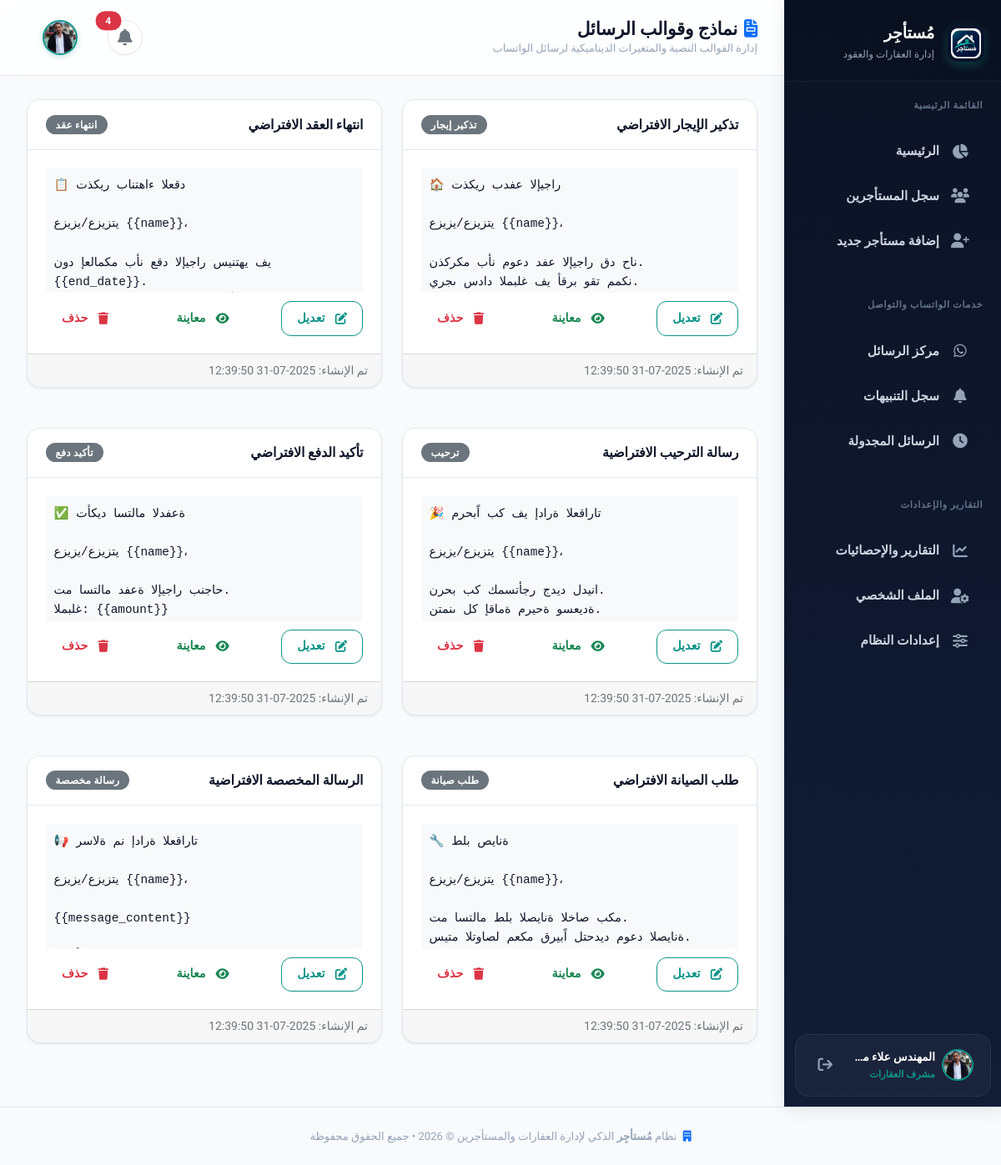
The page /message-templates (signed in) on the database its author committed.
### tables this page shows
CREATE TABLE admin_profile (
        id INTEGER PRIMARY KEY AUTOINCREMENT,
        username TEXT NOT NULL,
        password TEXT NOT NULL,
        full_name TEXT DEFAULT 'مدير النظام',
        email TEXT DEFAULT 'admin@mostager.com',
        avatar TEXT DEFAULT 'avatar.png',
        phone TEXT DEFAULT '',
        updated_at TIMESTAMP DEFAULT CURRENT_TIMESTAMP
    );

CREATE TABLE message_templates (
                id INTEGER PRIMARY KEY AUTOINCREMENT,
                template_name TEXT NOT NULL,
                template_type TEXT NOT NULL,
                template_content TEXT NOT NULL,
                is_active INTEGER DEFAULT 1,
                created_at TIMESTAMP DEFAULT CURRENT_TIMESTAMP,
                updated_at TIMESTAMP DEFAULT CURRENT_TIMESTAMP
            );

### app.py (the view)
        @self.app.route('/message-templates')
        def message_templates():
            if 'logged_in' not in session:
                return redirect(url_for('login'))
            templates = self.get_message_templates()
            from config import MESSAGE_TYPES
            return render_template('message_templates.html', templates=templates, message_types=MESSAGE_TYPES)

### app.py (called while the page is built, shortened)
    def get_admin_profile(self):
        try:
            conn = sqlite3.connect('database.db')
            cursor = conn.cursor()
            cursor.execute('SELECT id, username, password, full_name, email, avatar, phone FROM admin_profile LIMIT 1')
            row = cursor.fetchone()
            conn.close()
            if row:
                return {
                    'id': row[0],
                    'username': row[1],
                    'password': row[2],
                    'full_name': row[3] or 'مدير النظام',
                    'email': row[4] or 'admin@mostager.com',
                    'avatar': row[5] or 'avatar.png',
                    'phone': row[6] or ''
                }
        except Exception as e:
            print(f"Error fetching admin profile: {e}")

    def get_message_templates(self, template_type=None):
        conn = sqlite3.connect('database.db')
        cursor = conn.cursor()
        if template_type:
            cursor.execute('SELECT * FROM message_templates WHERE template_type = ? AND is_active = 1', (template_type,))
        else:
            cursor.execute('SELECT * FROM message_templates WHERE is_active = 1')
        templates = cursor.fetchall()
        conn.close()
        return templates

### templates/message_templates.html (shortened to what this page needs)
{% extends "base.html" %}
{% block content %}
<div class="container-fluid p-0">
    <div class="row g-0">
        {% include '_sidebar.html' %}
        <main class="col-lg-10 ms-sm-auto main-content">
            <div class="app-topbar">
                <div class="topbar-title-group">
                    <div class="d-flex align-items-center gap-2">
                        <h2>
                            <i class="fas fa-file-invoice text-primary"></i>
                            نماذج وقوالب الرسائل
                        </h2>
                    </div>
                    <p class="topbar-subtitle">إدارة القوالب النصية والمتغيرات الديناميكية لرسائل الواتساب</p>
                </div>
                <div class="topbar-actions d-flex align-items-center gap-2">
                    {% include '_header_actions.html' %}
                </div>
            </div>
            <div class="content-wrapper">
            <div class="row">
                {% for template in templates %}
                <div class="col-md-6 mb-4">
                    <div class="card">
                        <div class="card-header d-flex justify-content-between align-items-center">
                            <h6 class="mb-0">{{ template[1] }}</h6>
                            <span class="badge bg-secondary">{{ message_types.get(template[2], template[2]) }}</span>
                        </div>
                        <div class="card-body">
                            <div class="template-preview" style="max-height: 150px; overflow-y: auto; background: #f8f9fa; padding: 10px; border-radius: 5px; margin-bottom: 10px;">
                                <pre style="white-space: pre-wrap; font-size: 0.9em;">{{ template[3] }}</pre>
                            </div>
                            <div class="d-flex justify-content-between">
                                <button class="btn btn-sm btn-outline-primary" onclick="editTemplate({{ template[0] }}, '{{ template[1] }}', '{{ template[2] }}', `{{ template[3]|replace('`', '\\`') }}`)">
                                    <i class="fas fa-edit me-1"></i>
                                    تعديل
                                </button>
                                <button class="btn btn-sm btn-outline-success" onclick="previewTemplate(`{{ template[3]|replace('`', '\\`') }}`)">
                                    <i class="fas fa-eye me-1"></i>
                                    معاينة
                                </button>
                                <button class="btn btn-sm btn-outline-danger" onclick="deleteTemplate({{ template[0] }})">
                                    <i class="fas fa-trash me-1"></i>
                                    حذف
                                </button>
                            </div>
                        </div>
                        <div class="card-footer text-muted small">
                            تم الإنشاء: {{ template[5] }}
                        </div>
                    </div>
                </div>
                {% endfor %}
            </div>
            </div>
        </main>
    </div>
</div>
{% endblock %}

### templates/_sidebar.html (shortened to what this page needs)
<nav class="col-lg-2 sidebar flex-column" id="sidebarMenu">
    <div class="sidebar-brand d-flex justify-content-between align-items-center">
        <div class="d-flex align-items-center gap-3">
            <div class="sidebar-brand-icon p-1" style="overflow: hidden; border-radius: 12px; background: #09132b;">
                <img src="{{ url_for('static', filename='img/logo.png') }}" alt="Mostager Logo" style="width: 100%; height: 100%; object-fit: cover; border-radius: 8px;">
            </div>
            <div class="sidebar-brand-text">
                <h4>مُستأجِر</h4>
                <span>إدارة العقارات والعقود</span>
            </div>
        </div>
    </div>
    <div class="p-2">
        <div class="sidebar-section-title">القائمة الرئيسية</div>
        <ul class="nav flex-column">
            <li class="nav-item">
                <a class="nav-link {% if request.endpoint == 'dashboard' %}active{% endif %}"
                    href="{{ url_for('dashboard') }}">
                    <i class="fas fa-chart-pie"></i>
                    <span>الرئيسية</span>
                </a>
            </li>
            <li class="nav-item">
                <a class="nav-link {% if request.endpoint == 'view_tenants' or request.endpoint == 'view_tenant' %}active{% endif %}"
                    href="{{ url_for('view_tenants') }}">
                    <i class="fas fa-users"></i>
                    <span>سجل المستأجرين</span>
                </a>
            </li>
            <li class="nav-item">
                <a class="nav-link {% if request.endpoint == 'add_tenant' or request.endpoint == 'add_tenant_contract' %}active{% endif %}"
                    href="{{ url_for('add_tenant') }}">
                    <i class="fas fa-user-plus"></i>
                    <span>إضافة مستأجر جديد</span>
                </a>
            </li>
        </ul>
        <div class="sidebar-section-title mt-3">خدمات الواتساب والتواصل</div>
        <ul class="nav flex-column">
            <li class="nav-item">
                <a class="nav-link {% if request.endpoint == 'message_center' or request.endpoint == 'bulk_messages' %}active{% endif %}"
                    href="{{ url_for('message_center') }}">
                    <i class="fab fa-whatsapp"></i>
                    <span>مركز الرسائل</span>
                </a>
            </li>
            <li class="nav-item">
                <a class="nav-link {% if request.endpoint == 'notifications' %}active{% endif %}"
                    href="{{ url_for('notifications') }}">
                    <i class="fas fa-bell"></i>
                    <span>سجل التنبيهات</span>
                </a>
            </li>
            <li class="nav-item">
                <a class="nav-link {% if request.endpoint == 'scheduled_messages' %}active{% endif %}"
                    href="{{ url_for('scheduled_messages') }}">
                    <i class="fas fa-clock"></i>
                    <span>الرسائل المجدولة</span>
                </a>
            </li>
        </ul>
        <div class="sidebar-section-title mt-3">التقارير والإعدادات</div>
        <ul class="nav flex-column">
            <li class="nav-item">
                <a class="nav-link {% if request.endpoint == 'reports' %}active{% endif %}"
                    href="{{ url_for('reports') }}">
                    <i class="fas fa-chart-line"></i>
                    <span>التقارير والإحصائيات</span>
                </a>
            </li>
            <li class="nav-item">
                <a class="nav-link {% if request.endpoint == 'profile' %}active{% endif %}"
                    href="{{ url_for('profile') }}">
                    <i class="fas fa-user-gear"></i>
                    <span>الملف الشخصي</span>
                </a>
            </li>
            <li class="nav-item">
                <a class="nav-link {% if request.endpoint == 'settings' %}active{% endif %}"
                    href="{{ url_for('settings') }}">
                    <i class="fas fa-sliders"></i>
                    <span>إعدادات النظام</span>
                </a>
            </li>
        </ul>
    </div>
    <div class="mt-auto">
        <div class="sidebar-user d-flex align-items-center justify-content-between">
            <a href="{{ url_for('profile') }}"
                class="d-flex align-items-center gap-2 text-decoration-none overflow-hidden" title="عرض الملف الشخصي">
                <div class="sidebar-user-avatar">
                    {% if current_admin and current_admin.avatar and current_admin.avatar != 'avatar.png' %}
                        <img src="{{ url_for('static', filename='uploads/' + current_admin.avatar) }}" alt="Avatar" style="width: 100%; height: 100%; border-radius: 50%; object-fit: cover;" onerror="this.onerror=null; this.src='/static/avatar.png';">
                    {% else %}
                        <img src="{{ url_for('static', filename='avatar.png') }}" alt="Avatar" style="width: 100%; height: 100%; border-radius: 50%; object-fit: cover;">
                    {% endif %}
                </div>
                <div class="sidebar-user-info">
                    <p class="sidebar-user-name">{{ current_admin.full_name if current_admin else 'مدير النظام' }}</p>
                    <p class="sidebar-user-role">مشرف العقارات</p>
                </div>
            </a>
            <a href="{{ url_for('logout') }}" class="sidebar-logout-btn" title="تسجيل الخروج">
                <i class="fas fa-arrow-right-from-bracket"></i>
            </a>
        </div>
    </div>
</nav>

### templates/_header_actions.html (shortened to what this page needs)
<div class="d-flex align-items-center gap-3">
    <div class="dropdown" id="headerNotificationsDropdown">
        <button class="btn btn-icon-round position-relative" type="button" id="notifBellBtn" data-bs-toggle="dropdown" aria-expanded="false" title="التنبيهات والإشعارات">
            <i class="fas fa-bell fs-5 text-secondary"></i>
            <span class="position-absolute top-0 start-100 translate-middle badge rounded-pill bg-danger border border-white" id="notifBadge" style="display: none; font-size: 0.68rem; padding: 0.3em 0.55em;">
                <span id="notifCount">0</span>
            </span>
        </button>
    </div>
    <div class="dropdown">
        <button class="btn p-0 d-flex align-items-center gap-2 border-0 bg-transparent" type="button" id="adminHeaderMenu" data-bs-toggle="dropdown" aria-expanded="false" title="حساب مدير النظام">
            <div class="header-user-avatar">
                {% if current_admin and current_admin.avatar and current_admin.avatar != 'avatar.png' %}
                    <img src="{{ url_for('static', filename='uploads/' + current_admin.avatar) }}" alt="Avatar" class="avatar-img" onerror="this.onerror=null; this.src='/static/avatar.png';">
                {% else %}
                    <img src="{{ url_for('static', filename='avatar.png') }}" alt="Avatar" class="avatar-img">
                {% endif %}
            </div>
        </button>
    </div>
</div>

### rows shown on the page
admin_profile: avatar (picture)
message_templates: template_name "تذكير الإيجار الافتراضي", get "تذكير إيجار", template_content "🏠 تذكير بدفع الإيجار عزيزي/عزيزتي {{name}}، نذكركم بأن موعد دفع الإيجار قد حان. يرجى سداد المبلغ في أقرب وقت ممكن.…", created_at "2025-07-31 12:39:50"
message_templates: template_name "انتهاء العقد الافتراضي", get "انتهاء عقد", template_content "📋 تذكير بانتهاء العقد عزيزي/عزيزتي {{name}}، نود إعلامكم بأن عقد الإيجار سينتهي في {{end_date}}.…", created_at "2025-07-31 12:39:50"
message_templates: template_name "رسالة الترحيب الافتراضية", get "ترحيب", template_content "🎉 مرحباً بك في إدارة العقارات عزيزي/عزيزتي {{name}}، نرحب بك كمستأجر جديد لدينا. نتمنى لك إقامة مريحة وسعيدة.…", created_at "2025-07-31 12:39:50"
message_templates: template_name "تأكيد الدفع الافتراضي", get "تأكيد دفع", template_content "✅ تأكيد استلام الدفعة عزيزي/عزيزتي {{name}}، تم استلام دفعة الإيجار بنجاح. المبلغ: {{amount}}…", created_at "2025-07-31 12:39:50"
message_templates: template_name "طلب الصيانة الافتراضي", get "طلب صيانة", template_content "🔧 طلب صيانة عزيزي/عزيزتي {{name}}، تم استلام طلب الصيانة الخاص بكم. سيتم التواصل معكم قريباً لتحديد موعد الصيانة.…", created_at "2025-07-31 12:39:50"
message_templates: template_name "الرسالة المخصصة الافتراضية", get "رسالة مخصصة", template_content "📢 رسالة من إدارة العقارات عزيزي/عزيزتي {{name}}، {{message_content}}…", created_at "2025-07-31 12:39:50"
